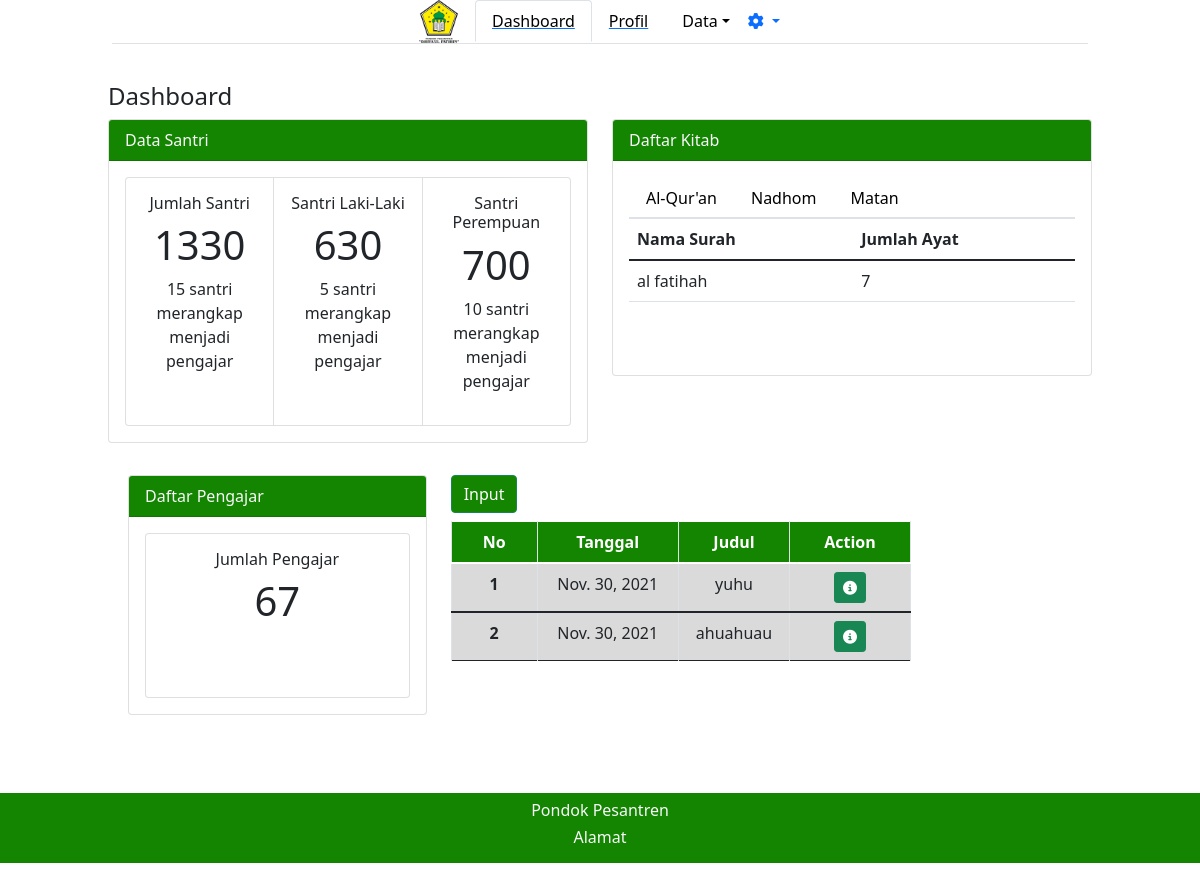
The app's page /adminpondok/, older data.
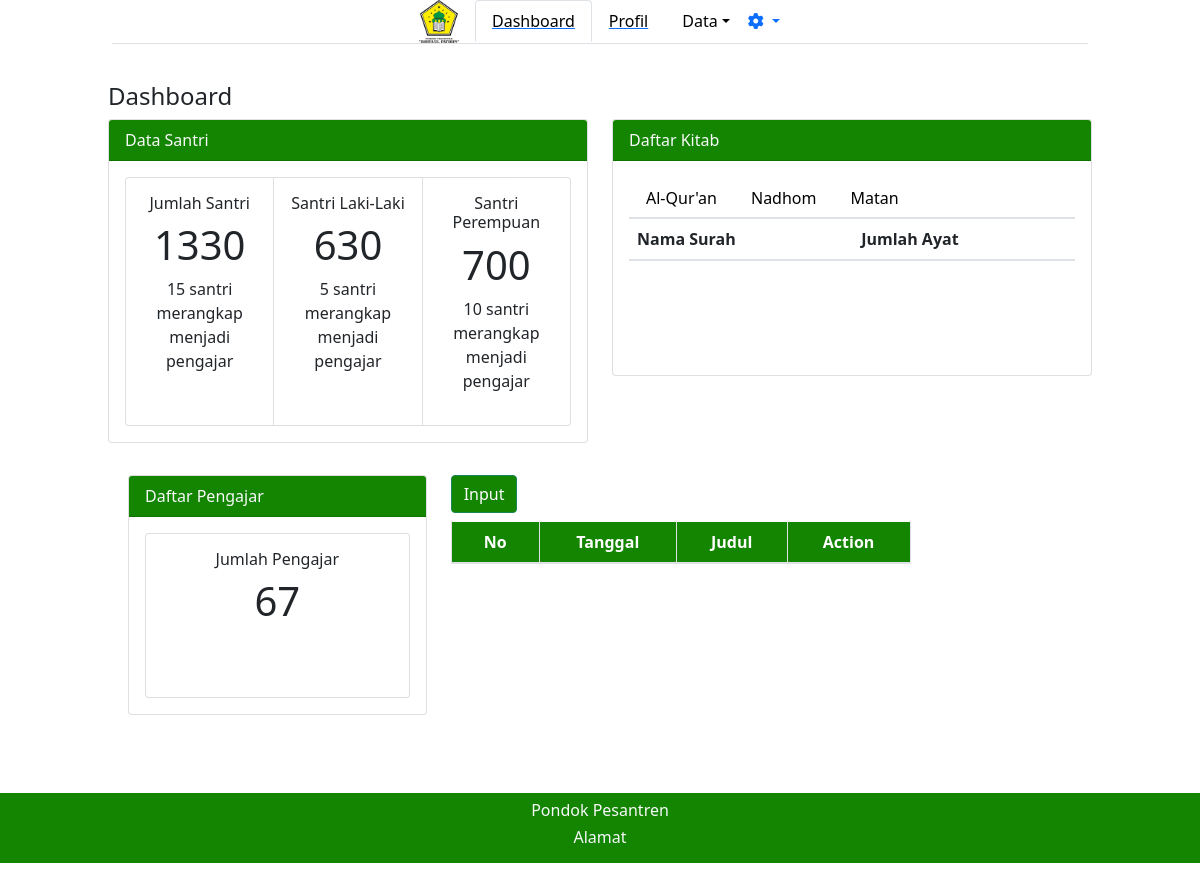
The same page, newer data.
### adminpondok/models.py (models this page shows)
class Alquran(models.Model):
    surah = models.CharField(default='', max_length=12)
    ayat = models.IntegerField(default=0)

class Pengumuman(models.Model):
    tgl = models.DateField(auto_now=True, blank=False, null=False)
    judul = models.CharField(max_length=30, default='')
    pengumuman = models.TextField(default='')

### adminpondok/views.py (the view)
# urls.py: path('', views.index),
def index(req):
    santri = models.Santri.objects.all()
    pengajar = models.Pengajar.objects.all()
    quran = models.Alquran.objects.all()
    pengum = models.Pengumuman.objects.all()
    return render(req, 'adminpondok/dashboard.html', {
        'santri': santri,
        'pengajar': pengajar,
        'quran': quran,
        'pengum': pengum,
    })

### adminpondok/templates/adminpondok/dashboard.html (shortened to what the changed rows need)
{% extends "adminpondok/base.html" %}
{% block content %}
<div class="content">
  <div class="container-fluid justify-content-center">
    <div class="row px-3 py-2">
      <div class="col-md-6">
        <div class="card mb-3" style="max-width: 1100px;">
          <div class="card-body">
            <div class="card-group">
              <div class="card text-center">
                <div class="card-body">
                  <h1>1330</h1>
                </div>
              </div>
              <div class="card text-center">
                <div class="card-body">
                  <h1>630</h1>
                </div>
              </div>
              <div class="card text-center">
                <div class="card-body">
                  <h1>700</h1>
                </div>
              </div>
            </div>
          </div>
        </div>
      </div>
      <div class="col-md-6">
        <div class="card mb-3" style="max-width: 700px;">
          <div class="card-body" style="height: 214px;">
            <div class="tab-content" id="myTabContent">
              <div class="tab-pane fade show active" id="quran" role="tabpanel" aria-labelledby="quran-tab">
                <table class="table">
                  <thead>
                    <tr>
                      <th scope="col">Nama Surah</th>
                      <th scope="col">Jumlah Ayat</th>
                    </tr>
                  </thead>
                  {% for q in quran %}
                  <tbody>
                    <tr>
                      <td>{{q.surah}}</td>
                      <td>{{q.ayat}}</td>
                    </tr>
                  </tbody>
                  {% endfor %}
                </table>
              </div>
            </div>
          </div>
        </div>
      </div>
    </div>
  </div>
</div>
<div class="row px-5 py-2">
  <div class="col-md-4">
    <div class="card mb-3" style="max-width: 21rem;">
      <div class="card-body">
        <div class="card text-center">
          <div class="card-body mb-5">
            <h1>67</h1>
          </div>
        </div>
      </div>
    </div>
  </div>
  <div class="col-md-6">
    <div class="row d-flex">
      <div class="table-wrapper-scroll-y my-custom-scrollbar">
        <table class='table table-bordered table-striped mb-0 bg-white divide-y justify-content-center'
          style="border: 1px;">
          <thead class="" style="background-color: #138500; color: #FFFFFF;">
            <tr>
              <th class="font-semibold text-sm uppercase px-4 py-2 text-center"> No </th>
              <th class="font-semibold text-sm uppercase px-4 py-2 text-center"> Tanggal </th>
              <th class="font-semibold text-sm uppercase px-4 py-2 text-center"> Judul </th>
              <th class="font-semibold text-sm uppercase px-4 py-2 text-center">Action</th>
            </tr>
          </thead>
          {% for d in pengum %}
          <tbody class="">
            <tr>
              <th scope="row" class="text-center">{{ forloop.counter }}</th>
              <td class="text-center">{{d.tgl}}</td>
              <td class="text-center">{{d.judul}}</td>
              <td class="text-center">
                <a class="btn btn-sm btn-success" href="{{d.id}}/delete"><i class="fas fa-info-circle"></i></a>
              </td>
            </tr>
          </tbody>
          {% endfor %}
        </table>
      </div>
    </div>
  </div>
</div>
{% endblock %}

Row changes from the older to the newer data that the page shows:
removed Alquran: surah "al fatihah", ayat "7"
removed Pengumuman: tgl "Nov. 30, 2021", judul "yuhu"
removed Pengumuman: tgl "Nov. 30, 2021", judul "ahuahuau"
